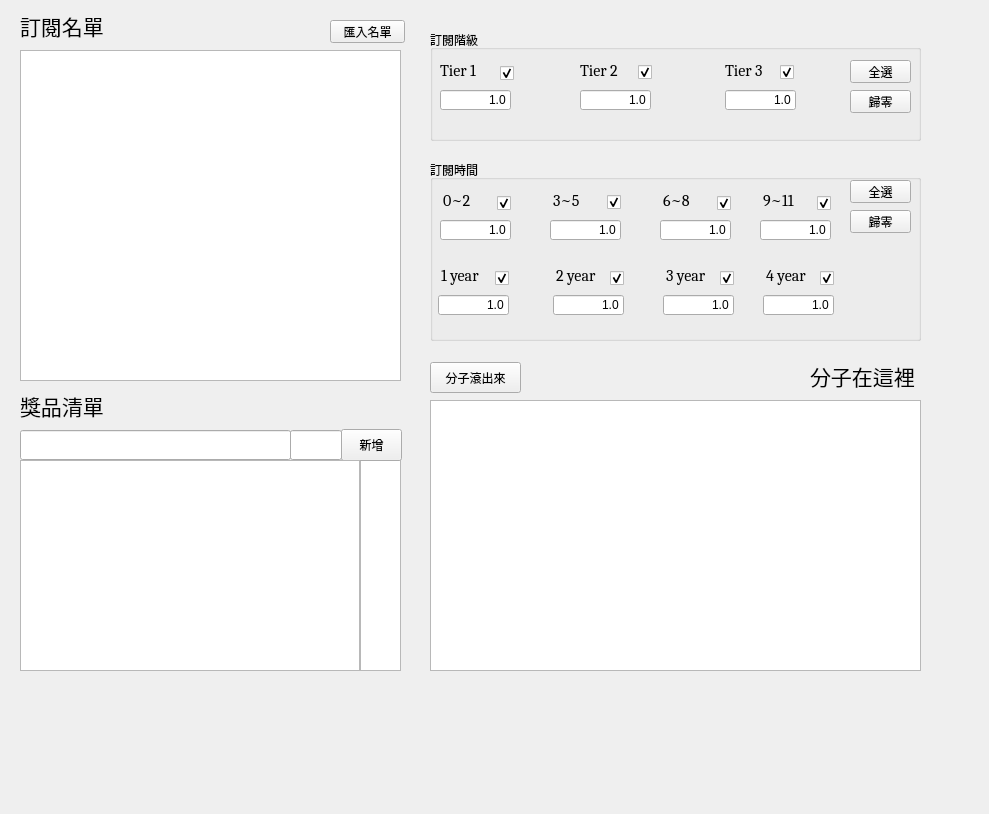
<?xml version="1.0" encoding="UTF-8"?>
<ui version="4.0">
 <class>Form</class>
 <widget class="QWidget" name="Form">
  <property name="geometry">
   <rect>
    <x>0</x>
    <y>0</y>
    <width>989</width>
    <height>814</height>
   </rect>
  </property>
  <property name="windowTitle">
   <string>Form</string>
  </property>
  <widget class="QGroupBox" name="groupBox">
   <property name="geometry">
    <rect>
     <x>430</x>
     <y>30</y>
     <width>491</width>
     <height>111</height>
    </rect>
   </property>
   <property name="title">
    <string>訂閱階級</string>
   </property>
   <widget class="QLabel" name="label_1">
    <property name="geometry">
     <rect>
      <x>10</x>
      <y>30</y>
      <width>41</width>
      <height>20</height>
     </rect>
    </property>
    <property name="font">
     <font>
      <family>Cambria</family>
      <pointsize>12</pointsize>
      <weight>50</weight>
      <italic>false</italic>
      <bold>false</bold>
      <underline>false</underline>
      <strikeout>false</strikeout>
      <kerning>true</kerning>
     </font>
    </property>
    <property name="text">
     <string>Tier 1</string>
    </property>
   </widget>
   <widget class="QLabel" name="label_2">
    <property name="geometry">
     <rect>
      <x>150</x>
      <y>30</y>
      <width>41</width>
      <height>20</height>
     </rect>
    </property>
    <property name="font">
     <font>
      <family>Cambria</family>
      <pointsize>12</pointsize>
      <weight>50</weight>
      <italic>false</italic>
      <bold>false</bold>
      <underline>false</underline>
      <strikeout>false</strikeout>
      <kerning>true</kerning>
     </font>
    </property>
    <property name="text">
     <string>Tier 2</string>
    </property>
   </widget>
   <widget class="QLabel" name="label_3">
    <property name="geometry">
     <rect>
      <x>295</x>
      <y>30</y>
      <width>41</width>
      <height>20</height>
     </rect>
    </property>
    <property name="font">
     <font>
      <family>Cambria</family>
      <pointsize>12</pointsize>
      <weight>50</weight>
      <italic>false</italic>
      <bold>false</bold>
      <underline>false</underline>
      <strikeout>false</strikeout>
      <kerning>true</kerning>
     </font>
    </property>
    <property name="text">
     <string>Tier 3</string>
    </property>
   </widget>
   <widget class="QCheckBox" name="checkBox_1">
    <property name="geometry">
     <rect>
      <x>70</x>
      <y>35</y>
      <width>41</width>
      <height>16</height>
     </rect>
    </property>
    <property name="text">
     <string/>
    </property>
    <property name="checked">
     <bool>true</bool>
    </property>
   </widget>
   <widget class="QCheckBox" name="checkBox_2">
    <property name="geometry">
     <rect>
      <x>208</x>
      <y>34</y>
      <width>73</width>
      <height>16</height>
     </rect>
    </property>
    <property name="text">
     <string/>
    </property>
    <property name="checked">
     <bool>true</bool>
    </property>
   </widget>
   <widget class="QCheckBox" name="checkBox_3">
    <property name="geometry">
     <rect>
      <x>350</x>
      <y>34</y>
      <width>73</width>
      <height>16</height>
     </rect>
    </property>
    <property name="text">
     <string/>
    </property>
    <property name="checked">
     <bool>true</bool>
    </property>
   </widget>
   <widget class="QLineEdit" name="lineEdit_1">
    <property name="geometry">
     <rect>
      <x>10</x>
      <y>60</y>
      <width>71</width>
      <height>20</height>
     </rect>
    </property>
    <property name="text">
     <string>1.0</string>
    </property>
    <property name="alignment">
     <set>Qt::AlignRight|Qt::AlignTrailing|Qt::AlignVCenter</set>
    </property>
   </widget>
   <widget class="QLineEdit" name="lineEdit_2">
    <property name="geometry">
     <rect>
      <x>150</x>
      <y>60</y>
      <width>71</width>
      <height>20</height>
     </rect>
    </property>
    <property name="text">
     <string>1.0</string>
    </property>
    <property name="alignment">
     <set>Qt::AlignRight|Qt::AlignTrailing|Qt::AlignVCenter</set>
    </property>
   </widget>
   <widget class="QLineEdit" name="lineEdit_3">
    <property name="geometry">
     <rect>
      <x>295</x>
      <y>60</y>
      <width>71</width>
      <height>20</height>
     </rect>
    </property>
    <property name="text">
     <string>1.0</string>
    </property>
    <property name="alignment">
     <set>Qt::AlignRight|Qt::AlignTrailing|Qt::AlignVCenter</set>
    </property>
   </widget>
   <widget class="QPushButton" name="pushButton_4">
    <property name="geometry">
     <rect>
      <x>420</x>
      <y>30</y>
      <width>61</width>
      <height>23</height>
     </rect>
    </property>
    <property name="text">
     <string>全選</string>
    </property>
   </widget>
   <widget class="QPushButton" name="pushButton_5">
    <property name="geometry">
     <rect>
      <x>420</x>
      <y>60</y>
      <width>61</width>
      <height>23</height>
     </rect>
    </property>
    <property name="text">
     <string>歸零</string>
    </property>
   </widget>
  </widget>
  <widget class="QGroupBox" name="groupBox_3">
   <property name="geometry">
    <rect>
     <x>430</x>
     <y>160</y>
     <width>491</width>
     <height>181</height>
    </rect>
   </property>
   <property name="title">
    <string>訂閱時間</string>
   </property>
   <widget class="QLabel" name="label_7">
    <property name="geometry">
     <rect>
      <x>13</x>
      <y>30</y>
      <width>41</width>
      <height>20</height>
     </rect>
    </property>
    <property name="font">
     <font>
      <family>Cambria</family>
      <pointsize>12</pointsize>
      <weight>50</weight>
      <italic>false</italic>
      <bold>false</bold>
      <underline>false</underline>
      <strikeout>false</strikeout>
      <kerning>true</kerning>
     </font>
    </property>
    <property name="text">
     <string>0~2</string>
    </property>
   </widget>
   <widget class="QLabel" name="label_8">
    <property name="geometry">
     <rect>
      <x>123</x>
      <y>30</y>
      <width>41</width>
      <height>20</height>
     </rect>
    </property>
    <property name="font">
     <font>
      <family>Cambria</family>
      <pointsize>12</pointsize>
      <weight>50</weight>
      <italic>false</italic>
      <bold>false</bold>
      <underline>false</underline>
      <strikeout>false</strikeout>
      <kerning>true</kerning>
     </font>
    </property>
    <property name="text">
     <string>3~5</string>
    </property>
   </widget>
   <widget class="QLabel" name="label_9">
    <property name="geometry">
     <rect>
      <x>233</x>
      <y>30</y>
      <width>41</width>
      <height>20</height>
     </rect>
    </property>
    <property name="font">
     <font>
      <family>Cambria</family>
      <pointsize>12</pointsize>
      <weight>50</weight>
      <italic>false</italic>
      <bold>false</bold>
      <underline>false</underline>
      <strikeout>false</strikeout>
      <kerning>true</kerning>
     </font>
    </property>
    <property name="text">
     <string>6~8</string>
    </property>
   </widget>
   <widget class="QCheckBox" name="checkBox_7">
    <property name="enabled">
     <bool>true</bool>
    </property>
    <property name="geometry">
     <rect>
      <x>67</x>
      <y>35</y>
      <width>41</width>
      <height>16</height>
     </rect>
    </property>
    <property name="autoFillBackground">
     <bool>false</bool>
    </property>
    <property name="text">
     <string/>
    </property>
    <property name="checkable">
     <bool>true</bool>
    </property>
    <property name="checked">
     <bool>true</bool>
    </property>
    <property name="tristate">
     <bool>false</bool>
    </property>
   </widget>
   <widget class="QCheckBox" name="checkBox_8">
    <property name="geometry">
     <rect>
      <x>177</x>
      <y>34</y>
      <width>21</width>
      <height>16</height>
     </rect>
    </property>
    <property name="text">
     <string/>
    </property>
    <property name="checked">
     <bool>true</bool>
    </property>
   </widget>
   <widget class="QCheckBox" name="checkBox_9">
    <property name="geometry">
     <rect>
      <x>287</x>
      <y>35</y>
      <width>21</width>
      <height>16</height>
     </rect>
    </property>
    <property name="text">
     <string/>
    </property>
    <property name="checked">
     <bool>true</bool>
    </property>
   </widget>
   <widget class="QLineEdit" name="lineEdit_7">
    <property name="geometry">
     <rect>
      <x>10</x>
      <y>60</y>
      <width>71</width>
      <height>20</height>
     </rect>
    </property>
    <property name="layoutDirection">
     <enum>Qt::LeftToRight</enum>
    </property>
    <property name="text">
     <string>1.0</string>
    </property>
    <property name="alignment">
     <set>Qt::AlignRight|Qt::AlignTrailing|Qt::AlignVCenter</set>
    </property>
   </widget>
   <widget class="QLineEdit" name="lineEdit_8">
    <property name="geometry">
     <rect>
      <x>120</x>
      <y>60</y>
      <width>71</width>
      <height>20</height>
     </rect>
    </property>
    <property name="layoutDirection">
     <enum>Qt::LeftToRight</enum>
    </property>
    <property name="text">
     <string>1.0</string>
    </property>
    <property name="alignment">
     <set>Qt::AlignRight|Qt::AlignTrailing|Qt::AlignVCenter</set>
    </property>
   </widget>
   <widget class="QLineEdit" name="lineEdit_9">
    <property name="geometry">
     <rect>
      <x>230</x>
      <y>60</y>
      <width>71</width>
      <height>20</height>
     </rect>
    </property>
    <property name="layoutDirection">
     <enum>Qt::LeftToRight</enum>
    </property>
    <property name="text">
     <string>1.0</string>
    </property>
    <property name="alignment">
     <set>Qt::AlignRight|Qt::AlignTrailing|Qt::AlignVCenter</set>
    </property>
   </widget>
   <widget class="QLabel" name="label_10">
    <property name="geometry">
     <rect>
      <x>333</x>
      <y>30</y>
      <width>41</width>
      <height>20</height>
     </rect>
    </property>
    <property name="font">
     <font>
      <family>Cambria</family>
      <pointsize>12</pointsize>
      <weight>50</weight>
      <italic>false</italic>
      <bold>false</bold>
      <underline>false</underline>
      <strikeout>false</strikeout>
      <kerning>true</kerning>
     </font>
    </property>
    <property name="text">
     <string>9~11</string>
    </property>
   </widget>
   <widget class="QCheckBox" name="checkBox_10">
    <property name="geometry">
     <rect>
      <x>387</x>
      <y>35</y>
      <width>21</width>
      <height>16</height>
     </rect>
    </property>
    <property name="text">
     <string/>
    </property>
    <property name="checked">
     <bool>true</bool>
    </property>
   </widget>
   <widget class="QLineEdit" name="lineEdit_10">
    <property name="geometry">
     <rect>
      <x>330</x>
      <y>60</y>
      <width>71</width>
      <height>20</height>
     </rect>
    </property>
    <property name="layoutDirection">
     <enum>Qt::LeftToRight</enum>
    </property>
    <property name="text">
     <string>1.0</string>
    </property>
    <property name="alignment">
     <set>Qt::AlignRight|Qt::AlignTrailing|Qt::AlignVCenter</set>
    </property>
   </widget>
   <widget class="QLabel" name="label_11">
    <property name="geometry">
     <rect>
      <x>11</x>
      <y>105</y>
      <width>41</width>
      <height>20</height>
     </rect>
    </property>
    <property name="font">
     <font>
      <family>Cambria</family>
      <pointsize>12</pointsize>
      <weight>50</weight>
      <italic>false</italic>
      <bold>false</bold>
      <underline>false</underline>
      <strikeout>false</strikeout>
      <kerning>true</kerning>
     </font>
    </property>
    <property name="text">
     <string>1 year</string>
    </property>
   </widget>
   <widget class="QCheckBox" name="checkBox_11">
    <property name="geometry">
     <rect>
      <x>65</x>
      <y>110</y>
      <width>21</width>
      <height>16</height>
     </rect>
    </property>
    <property name="text">
     <string/>
    </property>
    <property name="checked">
     <bool>true</bool>
    </property>
   </widget>
   <widget class="QLineEdit" name="lineEdit_11">
    <property name="geometry">
     <rect>
      <x>8</x>
      <y>135</y>
      <width>71</width>
      <height>20</height>
     </rect>
    </property>
    <property name="layoutDirection">
     <enum>Qt::LeftToRight</enum>
    </property>
    <property name="text">
     <string>1.0</string>
    </property>
    <property name="alignment">
     <set>Qt::AlignRight|Qt::AlignTrailing|Qt::AlignVCenter</set>
    </property>
   </widget>
   <widget class="QLabel" name="label_12">
    <property name="geometry">
     <rect>
      <x>126</x>
      <y>105</y>
      <width>41</width>
      <height>20</height>
     </rect>
    </property>
    <property name="font">
     <font>
      <family>Cambria</family>
      <pointsize>12</pointsize>
      <weight>50</weight>
      <italic>false</italic>
      <bold>false</bold>
      <underline>false</underline>
      <strikeout>false</strikeout>
      <kerning>true</kerning>
     </font>
    </property>
    <property name="text">
     <string>2 year</string>
    </property>
   </widget>
   <widget class="QLineEdit" name="lineEdit_12">
    <property name="geometry">
     <rect>
      <x>123</x>
      <y>135</y>
      <width>71</width>
      <height>20</height>
     </rect>
    </property>
    <property name="layoutDirection">
     <enum>Qt::LeftToRight</enum>
    </property>
    <property name="text">
     <string>1.0</string>
    </property>
    <property name="alignment">
     <set>Qt::AlignRight|Qt::AlignTrailing|Qt::AlignVCenter</set>
    </property>
   </widget>
   <widget class="QCheckBox" name="checkBox_12">
    <property name="geometry">
     <rect>
      <x>180</x>
      <y>110</y>
      <width>21</width>
      <height>16</height>
     </rect>
    </property>
    <property name="text">
     <string/>
    </property>
    <property name="checked">
     <bool>true</bool>
    </property>
   </widget>
   <widget class="QLabel" name="label_13">
    <property name="geometry">
     <rect>
      <x>236</x>
      <y>105</y>
      <width>41</width>
      <height>20</height>
     </rect>
    </property>
    <property name="font">
     <font>
      <family>Cambria</family>
      <pointsize>12</pointsize>
      <weight>50</weight>
      <italic>false</italic>
      <bold>false</bold>
      <underline>false</underline>
      <strikeout>false</strikeout>
      <kerning>true</kerning>
     </font>
    </property>
    <property name="text">
     <string>3 year</string>
    </property>
   </widget>
   <widget class="QLineEdit" name="lineEdit_13">
    <property name="geometry">
     <rect>
      <x>233</x>
      <y>135</y>
      <width>71</width>
      <height>20</height>
     </rect>
    </property>
    <property name="layoutDirection">
     <enum>Qt::LeftToRight</enum>
    </property>
    <property name="text">
     <string>1.0</string>
    </property>
    <property name="alignment">
     <set>Qt::AlignRight|Qt::AlignTrailing|Qt::AlignVCenter</set>
    </property>
   </widget>
   <widget class="QCheckBox" name="checkBox_13">
    <property name="geometry">
     <rect>
      <x>290</x>
      <y>110</y>
      <width>21</width>
      <height>16</height>
     </rect>
    </property>
    <property name="text">
     <string/>
    </property>
    <property name="checked">
     <bool>true</bool>
    </property>
   </widget>
   <widget class="QLabel" name="label_14">
    <property name="geometry">
     <rect>
      <x>336</x>
      <y>105</y>
      <width>41</width>
      <height>20</height>
     </rect>
    </property>
    <property name="font">
     <font>
      <family>Cambria</family>
      <pointsize>12</pointsize>
      <weight>50</weight>
      <italic>false</italic>
      <bold>false</bold>
      <underline>false</underline>
      <strikeout>false</strikeout>
      <kerning>true</kerning>
     </font>
    </property>
    <property name="text">
     <string>4 year</string>
    </property>
   </widget>
   <widget class="QLineEdit" name="lineEdit_14">
    <property name="geometry">
     <rect>
      <x>333</x>
      <y>135</y>
      <width>71</width>
      <height>20</height>
     </rect>
    </property>
    <property name="layoutDirection">
     <enum>Qt::LeftToRight</enum>
    </property>
    <property name="text">
     <string>1.0</string>
    </property>
    <property name="alignment">
     <set>Qt::AlignRight|Qt::AlignTrailing|Qt::AlignVCenter</set>
    </property>
   </widget>
   <widget class="QCheckBox" name="checkBox_14">
    <property name="geometry">
     <rect>
      <x>390</x>
      <y>110</y>
      <width>21</width>
      <height>16</height>
     </rect>
    </property>
    <property name="text">
     <string/>
    </property>
    <property name="checked">
     <bool>true</bool>
    </property>
   </widget>
   <widget class="QPushButton" name="pushButton_2">
    <property name="geometry">
     <rect>
      <x>420</x>
      <y>20</y>
      <width>61</width>
      <height>23</height>
     </rect>
    </property>
    <property name="text">
     <string>全選</string>
    </property>
   </widget>
   <widget class="QPushButton" name="pushButton_3">
    <property name="geometry">
     <rect>
      <x>420</x>
      <y>50</y>
      <width>61</width>
      <height>23</height>
     </rect>
    </property>
    <property name="text">
     <string>歸零</string>
    </property>
   </widget>
  </widget>
  <widget class="QListView" name="listView">
   <property name="geometry">
    <rect>
     <x>430</x>
     <y>400</y>
     <width>491</width>
     <height>271</height>
    </rect>
   </property>
  </widget>
  <widget class="QLabel" name="label_4">
   <property name="geometry">
    <rect>
     <x>20</x>
     <y>390</y>
     <width>91</width>
     <height>31</height>
    </rect>
   </property>
   <property name="font">
    <font>
     <family>微軟正黑體</family>
     <pointsize>16</pointsize>
    </font>
   </property>
   <property name="text">
    <string>獎品清單</string>
   </property>
  </widget>
  <widget class="QTableView" name="tableView_2">
   <property name="geometry">
    <rect>
     <x>20</x>
     <y>50</y>
     <width>381</width>
     <height>331</height>
    </rect>
   </property>
  </widget>
  <widget class="QLabel" name="label_5">
   <property name="geometry">
    <rect>
     <x>20</x>
     <y>10</y>
     <width>91</width>
     <height>31</height>
    </rect>
   </property>
   <property name="font">
    <font>
     <family>微軟正黑體</family>
     <pointsize>16</pointsize>
    </font>
   </property>
   <property name="text">
    <string>訂閱名單</string>
   </property>
  </widget>
  <widget class="QLabel" name="label_6">
   <property name="geometry">
    <rect>
     <x>810</x>
     <y>360</y>
     <width>111</width>
     <height>31</height>
    </rect>
   </property>
   <property name="font">
    <font>
     <family>微軟正黑體</family>
     <pointsize>16</pointsize>
    </font>
   </property>
   <property name="text">
    <string>分子在這裡</string>
   </property>
  </widget>
  <widget class="QLineEdit" name="lineEdit_4">
   <property name="geometry">
    <rect>
     <x>20</x>
     <y>430</y>
     <width>271</width>
     <height>30</height>
    </rect>
   </property>
  </widget>
  <widget class="QListView" name="listView_3">
   <property name="geometry">
    <rect>
     <x>360</x>
     <y>460</y>
     <width>41</width>
     <height>211</height>
    </rect>
   </property>
  </widget>
  <widget class="QLineEdit" name="lineEdit_5">
   <property name="geometry">
    <rect>
     <x>290</x>
     <y>430</y>
     <width>52</width>
     <height>30</height>
    </rect>
   </property>
  </widget>
  <widget class="QPushButton" name="pushButton">
   <property name="geometry">
    <rect>
     <x>341</x>
     <y>429</y>
     <width>61</width>
     <height>32</height>
    </rect>
   </property>
   <property name="text">
    <string>新增</string>
   </property>
  </widget>
  <widget class="QPushButton" name="pushButton_6">
   <property name="geometry">
    <rect>
     <x>330</x>
     <y>20</y>
     <width>75</width>
     <height>23</height>
    </rect>
   </property>
   <property name="text">
    <string>匯入名單</string>
   </property>
  </widget>
  <widget class="QPushButton" name="pushButton_7">
   <property name="geometry">
    <rect>
     <x>430</x>
     <y>362</y>
     <width>91</width>
     <height>31</height>
    </rect>
   </property>
   <property name="text">
    <string>分子滾出來</string>
   </property>
  </widget>
  <widget class="QListView" name="listView_4">
   <property name="geometry">
    <rect>
     <x>20</x>
     <y>460</y>
     <width>340</width>
     <height>211</height>
    </rect>
   </property>
  </widget>
 </widget>
 <tabstops>
  <tabstop>tableView_2</tabstop>
  <tabstop>listView</tabstop>
  <tabstop>checkBox_1</tabstop>
  <tabstop>checkBox_2</tabstop>
  <tabstop>checkBox_3</tabstop>
  <tabstop>checkBox_7</tabstop>
  <tabstop>checkBox_8</tabstop>
  <tabstop>checkBox_9</tabstop>
  <tabstop>checkBox_10</tabstop>
  <tabstop>checkBox_11</tabstop>
  <tabstop>checkBox_12</tabstop>
  <tabstop>checkBox_13</tabstop>
  <tabstop>checkBox_14</tabstop>
  <tabstop>lineEdit_1</tabstop>
  <tabstop>lineEdit_2</tabstop>
  <tabstop>lineEdit_3</tabstop>
  <tabstop>lineEdit_7</tabstop>
  <tabstop>lineEdit_8</tabstop>
  <tabstop>lineEdit_9</tabstop>
  <tabstop>lineEdit_10</tabstop>
  <tabstop>lineEdit_11</tabstop>
  <tabstop>lineEdit_12</tabstop>
  <tabstop>lineEdit_13</tabstop>
  <tabstop>lineEdit_14</tabstop>
  <tabstop>pushButton_4</tabstop>
  <tabstop>pushButton_5</tabstop>
  <tabstop>pushButton_2</tabstop>
  <tabstop>pushButton_3</tabstop>
 </tabstops>
 <resources/>
 <connections/>
</ui>
